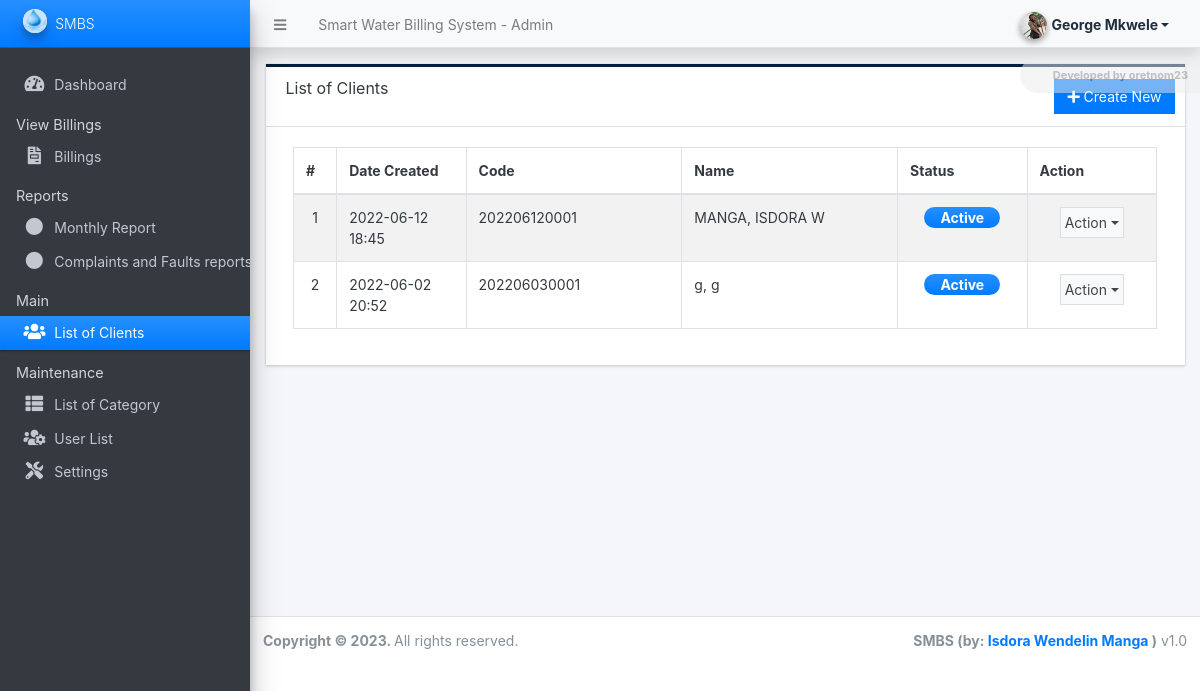
/admin/?page=clients (signed in), run on the app's committed database.
### tables this page shows
CREATE TABLE `client_list` (
  `id` int(30) NOT NULL,
  `code` varchar(100) NOT NULL,
  `category_id` int(30) NOT NULL,
  `firstname` text NOT NULL,
  `middlename` text DEFAULT NULL,
  `lastname` text NOT NULL,
  `contact` text NOT NULL,
  `address` text NOT NULL,
  `meter_code` varchar(100) NOT NULL,
  `first_reading` float(12,2) NOT NULL,
  `status` tinyint(1) NOT NULL DEFAULT 1,
  `delete_flag` tinyint(1) NOT NULL DEFAULT 0,
  `date_created` datetime NOT NULL DEFAULT current_timestamp(),
  `date_updated` datetime NOT NULL DEFAULT current_timestamp() ON UPDATE current_timestamp()
);

### classes/DBConnection.php (called while the page is built, shortened)
<?php
class DBConnection{
    private $host = DB_SERVER;
    private $username = DB_USERNAME;
    private $password = DB_PASSWORD;
    private $database = DB_NAME;
    public $conn;
    public function __construct(){
        if (!isset($this->conn)) {
            $this->conn = new mysqli($this->host, $this->username, $this->password, $this->database);
        }
    }
}
?>

### classes/SystemSettings.php (called while the page is built, shortened)
<?php
class SystemSettings extends DBConnection{
	function userdata($field = ''){
		if(!empty($field)){
			if(isset($_SESSION['userdata'][$field]))
				return $_SESSION['userdata'][$field];
			else
				return null;
		}else{
			return false;
		}
	}
}
$_settings = new SystemSettings();
?>

### admin/clients/index.php (the view, shortened to what this page needs)
<div class="card card-outline rounded-0 card-navy">
	<div class="card-header">
		<h3 class="card-title">List of Clients</h3>
		<div class="card-tools">
			<a href="./?page=clients/manage_client" id="create_new" class="btn btn-flat btn-primary"><span class="fas fa-plus"></span>  Create New</a>
		</div>
	</div>
	<div class="card-body">
        <div class="container-fluid">
			<table class="table table-hover table-striped table-bordered" id="list">
				<colgroup>
					<col width="5%">
					<col width="15%">
					<col width="25%">
					<col width="25%">
					<col width="15%">
					<col width="15%">
				</colgroup>
				<thead>
					<tr>
						<th>#</th>
						<th>Date Created</th>
						<th>Code</th>
						<th>Name</th>
						<th>Status</th>
						<th>Action</th>
					</tr>
				</thead>
				<tbody>
					<?php
					$i = 1;
						$qry = $conn->query("SELECT *,concat(lastname, ', ', firstname, ' ', coalesce(middlename,'')) as `name` from `client_list` where delete_flag = 0 order by unix_timestamp(`date_created`) desc ");
						while($row = $qry->fetch_assoc()):
					?>
						<tr>
							<td class="text-center"><?php echo $i++; ?></td>
							<td><?php echo date("Y-m-d H:i",strtotime($row['date_created'])) ?></td>
							<td><?php echo $row['code'] ?></td>
							<td><?php echo $row['name'] ?></td>
							<td class="text-center">
								<?php
								switch($row['status']){
									case 1:
										echo '<span class="badge badge-primary bg-gradient-primary text-sm px-3 rounded-pill">Active</span>';
										break;
								}
								?>
                            </td>
							<td align="center">
							<?php if($_settings->userdata('type') == 1): ?>
								 <button type="button" class="btn btn-flat p-1 btn-default btn-sm dropdown-toggle dropdown-icon" data-toggle="dropdown">
				                  		Action
				                  </button>
								<?php endif; ?>
							</td>
						</tr>
					<?php endwhile; ?>
				</tbody>
			</table>
		</div>
	</div>
</div>

### data on the page
client_list: date_created "2022-06-12 18:45", code "202206120001", name "MANGA, ISDORA W", status "Active"
client_list: date_created "2022-06-02 20:52", code "202206030001", name "g, g", status "Active"

### other printed values
$_settings->info('name') "Smart Water Billing System"
$_settings->userdata('firstname').' '.$_settings->userdata('lastname') "George Mkwele"
$_settings->info('short_name') "SMBS"
